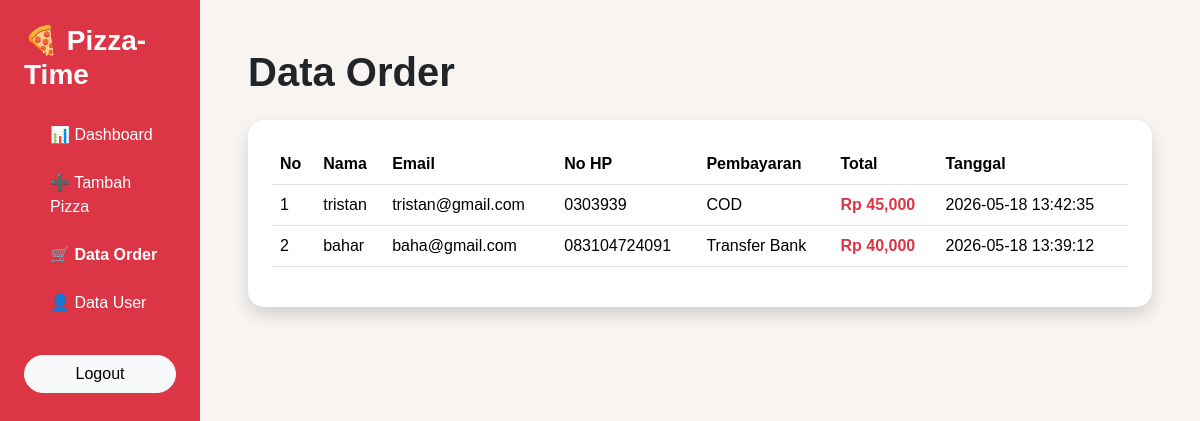
The page /admin/data_order.php (signed in) on the database its author committed.
### tables this page shows
CREATE TABLE `pesanan` (
  `id` int(11) NOT NULL,
  `nama` varchar(100) DEFAULT NULL,
  `email` varchar(100) DEFAULT NULL,
  `no_hp` varchar(20) DEFAULT NULL,
  `alamat` text DEFAULT NULL,
  `pembayaran` varchar(50) DEFAULT NULL,
  `total` int(11) DEFAULT NULL,
  `tanggal` timestamp NOT NULL DEFAULT current_timestamp()
);

### admin/data_order.php (the view, shortened to what this page needs)
<?php
include '../koneksi.php';
$order = mysqli_query($koneksi,
    "SELECT * FROM pesanan
     ORDER BY id DESC"
);
?>
<!DOCTYPE html>
<html lang="en">
<head>
    <link href="https://cdn.jsdelivr.net/npm/bootstrap@5.3.3/dist/css/bootstrap.min.css"
          rel="stylesheet">
    <link rel="stylesheet"
          href="../css/style.css">
</head>
<body style="background-color:#f8f4f1;">
<div class="container-fluid">
    <div class="row">
        <div class="col-md-2 bg-danger min-vh-100 p-4">
            <h3 class="text-white fw-bold mb-4">
                🍕 Pizza-Time
            </h3>
            <ul class="nav flex-column">
                <li class="nav-item mb-2">
                    <a href="dashboard.php"
                       class="nav-link text-white">
                       📊 Dashboard
                    </a>
                </li>
                <li class="nav-item mb-2">
                    <a href="tambah_pizza.php"
                       class="nav-link text-white">
                       ➕ Tambah Pizza
                    </a>
                </li>
                <li class="nav-item mb-2">
                    <a href="data_order.php"
                       class="nav-link text-white fw-bold">
                       🛒 Data Order
                    </a>
                </li>
                <li class="nav-item mb-2">
                    <a href="data_users.php"
                       class="nav-link text-white">
                       👤 Data User
                    </a>
                </li>
                <li class="nav-item mt-4">
                    <a href="../logout.php"
                       class="btn btn-light w-100 rounded-pill">
                       Logout
                    </a>
                </li>
            </ul>
        </div>
        <div class="col-md-10 p-5">
            <h1 class="fw-bold mb-4">
                Data Order
            </h1>
            <div class="card border-0 shadow rounded-4 p-4">
                <div class="table-responsive">
                    <table class="table table-hover align-middle">
                        <thead>
                            <tr>
                                <th>No</th>
                                <th>Nama</th>
                                <th>Email</th>
                                <th>No HP</th>
                                <th>Pembayaran</th>
                                <th>Total</th>
                                <th>Tanggal</th>
                            </tr>
                        </thead>
                        <tbody>
                            <?php
                            $no = 1;
                            while ($data = mysqli_fetch_assoc($order)) :
                            ?>
                            <tr>
                                <td>
                                    <?php echo $no++; ?>
                                </td>
                                <td>
                                    <?php echo $data['nama']; ?>
                                </td>
                                <td>
                                    <?php echo $data['email']; ?>
                                </td>
                                <td>
                                    <?php echo $data['no_hp']; ?>
                                </td>
                                <td>
                                    <?php echo $data['pembayaran']; ?>
                                </td>
                                <td class="text-danger fw-bold">
                                    Rp <?php echo number_format($data['total']); ?>
                                </td>
                                <td>
                                    <?php echo $data['tanggal']; ?>
                                </td>
                            </tr>
                            <?php endwhile; ?>
                        </tbody>
                    </table>
                </div>
            </div>
        </div>
    </div>
</div>
</body>
</html>

### css/style.css (style rules this page uses)
* { margin: 0; padding: 0; box-sizing: border-box; }
body { background-color: #f4e2e2; font-family: Arial, sans-serif; }
.nav-link { color: white !important; font-weight: 500; margin-left: 10px; }

### rows shown on the page
pesanan: nama "tristan", email "tristan@gmail.com", no_hp "0303939", pembayaran "COD", total "45,000", tanggal "2026-05-18 13:42:35"
pesanan: nama "bahar", email "baha@gmail.com", no_hp "083104724091", pembayaran "Transfer Bank", total "40,000", tanggal "2026-05-18 13:39:12"
